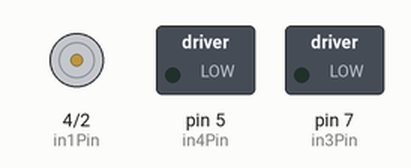
Simulated run of this sketch. Board: Arduino Uno, built with avr-gcc and run on an emulated ATmega328P. Parts: motor-driver pin pairs drawn as motors (green arrow = first pin HIGH = forward, orange = second pin HIGH = backward, longer = more drive, scaled by the enable pin), switched loads named in the sketch (green lamp = pin HIGH). Pins used as bus, display or sensor lines are not drawn.

Above: at 3.3 s.
At 7.5 s:
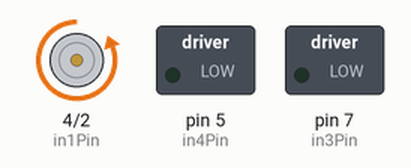
At 11.0 s:
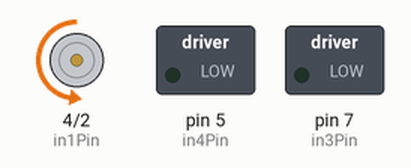
Timing chart, 0 to 15.9 s (numbered marks = the images above):
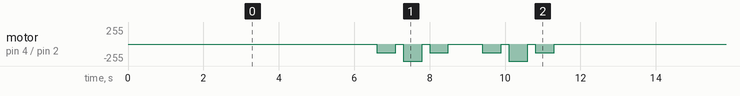

Measured:
- by itself, motor on pin 4 (in1Pin) / pin 2 (in2Pin): repeats every 12.2 s: stopped 0.20 s, backward 255/255 0.50 s, stopped 0.20 s, backward 128/255 0.50 s, stopped 0.90 s, backward 128/255 0.50 s, stopped 0.20 s, backward 255/255 0.50 s, stopped 0.20 s, backward 128/255 0.50 s, stopped 7.5 s, backward 128/255 0.50 s

The sketch:

test_motors.ino
```cpp
// program that turns motos forward and backwards to test orientation

const int enBPin = 6; // Left motor PWM speed control
const int in3Pin = 7; // Left motor Direction 1
const int in4Pin = 5; // Left motor Direction 2
const int in1Pin = 4; // Right motor Direction 1
const int in2Pin = 2; // Right motor Direction 2
const int enAPin = 1; // Right motor PWM speed control //changed from 3
#define TRAVEL_TIME 500 // travel for half a sec
enum Motor { LEFT, RIGHT };

void setup() {
  pinMode(enAPin, OUTPUT);
  pinMode(in1Pin, OUTPUT);
  pinMode(in2Pin, OUTPUT);
  pinMode(in3Pin, OUTPUT);
  pinMode(in4Pin, OUTPUT);
  pinMode(enBPin, OUTPUT);
  Serial.begin(9600);

}

void loop() {
  //testMotors();
  //go(RIGHT, 200);
  testMotors();
  //delay(5000);
}

// Set motor speed: 255 full ahead, -255 full reverse , 0 stop
void go( enum Motor m, int speed){
  /*digitalWrite (m == LEFT ? in1Pin : in3Pin , speed > 0 ? HIGH : LOW );
  digitalWrite (m == LEFT ? in2Pin : in4Pin , speed <= 0 ? HIGH : LOW );
  analogWrite(m == LEFT ? enAPin : enBPin, speed < 0 ? -speed : speed );*/
  if (m == LEFT) {
    digitalWrite(in1Pin, HIGH);
    analogWrite(m == LEFT ? enAPin : enBPin, speed < 0 ? -speed : speed );
    delay(TRAVEL_TIME);
    digitalWrite(in1Pin, LOW);
  } else {
    digitalWrite(in2Pin, HIGH);
    analogWrite(m == LEFT ? enAPin : enBPin, speed < 0 ? -speed : speed );
    delay(TRAVEL_TIME);
    digitalWrite(in2Pin, LOW);
  }
}

// Initial motor test :
// left motor forward then back
// right motor forward then back
void testMotors () {
{
static int speed[8] = { 128, 255, 128, 0 ,-128, -255, -128, 0};
go(RIGHT, 0);
go(LEFT, 0);
for (unsigned char i = 0 ; i < 8 ; i++)
go(LEFT, speed[i ]), delay (200);
for (unsigned char i = 0 ; i < 8 ; i++)
go(RIGHT, speed[i ]), delay (200);
}
}
```
